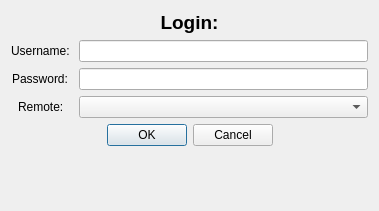
<?xml version="1.0" encoding="UTF-8"?>
<ui version="4.0">
 <class>Dialog</class>
 <widget class="QDialog" name="Dialog">
  <property name="geometry">
   <rect>
    <x>0</x>
    <y>0</y>
    <width>379</width>
    <height>211</height>
   </rect>
  </property>
  <property name="maximumSize">
   <size>
    <width>379</width>
    <height>211</height>
   </size>
  </property>
  <property name="windowTitle">
   <string>Login</string>
  </property>
  <layout class="QFormLayout" name="formLayout">
   <property name="labelAlignment">
    <set>Qt::AlignCenter</set>
   </property>
   <item row="2" column="0">
    <widget class="QLabel" name="label_2">
     <property name="text">
      <string>Username: </string>
     </property>
    </widget>
   </item>
   <item row="2" column="1">
    <widget class="QLineEdit" name="Username">
     <property name="text">
      <string notr="true"/>
     </property>
    </widget>
   </item>
   <item row="3" column="0">
    <widget class="QLabel" name="label">
     <property name="text">
      <string>Password: </string>
     </property>
    </widget>
   </item>
   <item row="3" column="1">
    <widget class="QLineEdit" name="Password">
     <property name="text">
      <string notr="true"/>
     </property>
     <property name="echoMode">
      <enum>QLineEdit::Password</enum>
     </property>
    </widget>
   </item>
   <item row="4" column="0">
    <widget class="QLabel" name="label_4">
     <property name="text">
      <string>Remote: </string>
     </property>
    </widget>
   </item>
   <item row="4" column="1">
    <widget class="QComboBox" name="RemoteName"/>
   </item>
   <item row="5" column="0" colspan="2">
    <widget class="QDialogButtonBox" name="buttonBox">
     <property name="orientation">
      <enum>Qt::Horizontal</enum>
     </property>
     <property name="standardButtons">
      <set>QDialogButtonBox::Cancel|QDialogButtonBox::Ok</set>
     </property>
     <property name="centerButtons">
      <bool>true</bool>
     </property>
    </widget>
   </item>
   <item row="0" column="0" colspan="2">
    <widget class="QLabel" name="label_3">
     <property name="text">
      <string>&lt;html&gt;&lt;head/&gt;&lt;body&gt;&lt;p align=&quot;center&quot;&gt;&lt;span style=&quot; font-size:14pt; font-weight:600;&quot;&gt;Login:&lt;/span&gt;&lt;/p&gt;&lt;/body&gt;&lt;/html&gt;</string>
     </property>
     <property name="textFormat">
      <enum>Qt::RichText</enum>
     </property>
    </widget>
   </item>
  </layout>
 </widget>
 <resources/>
 <connections>
  <connection>
   <sender>buttonBox</sender>
   <signal>accepted()</signal>
   <receiver>Dialog</receiver>
   <slot>accept()</slot>
   <hints>
    <hint type="sourcelabel">
     <x>248</x>
     <y>254</y>
    </hint>
    <hint type="destinationlabel">
     <x>157</x>
     <y>274</y>
    </hint>
   </hints>
  </connection>
  <connection>
   <sender>buttonBox</sender>
   <signal>rejected()</signal>
   <receiver>Dialog</receiver>
   <slot>reject()</slot>
   <hints>
    <hint type="sourcelabel">
     <x>316</x>
     <y>260</y>
    </hint>
    <hint type="destinationlabel">
     <x>286</x>
     <y>274</y>
    </hint>
   </hints>
  </connection>
 </connections>
</ui>
